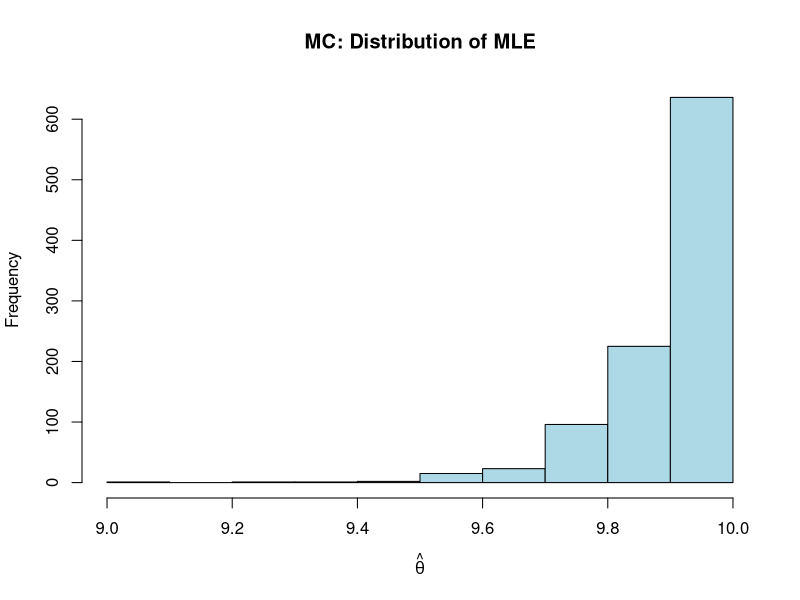
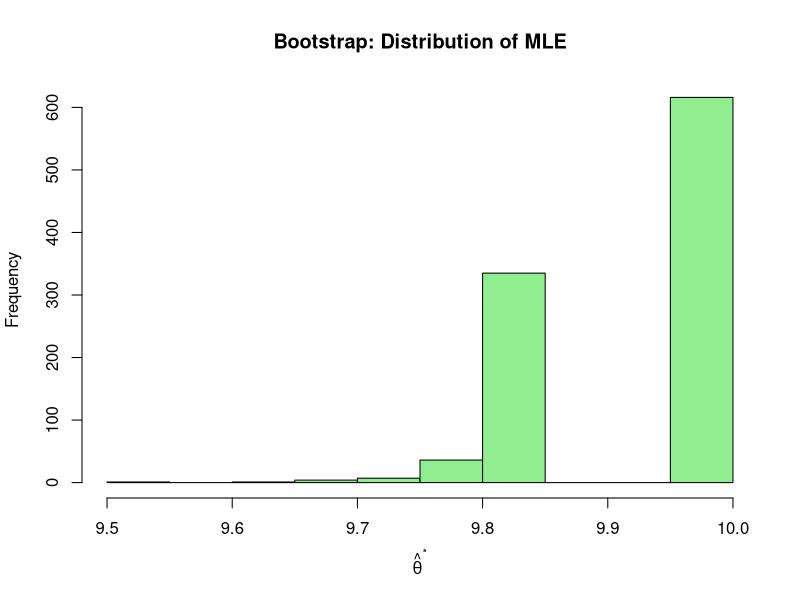
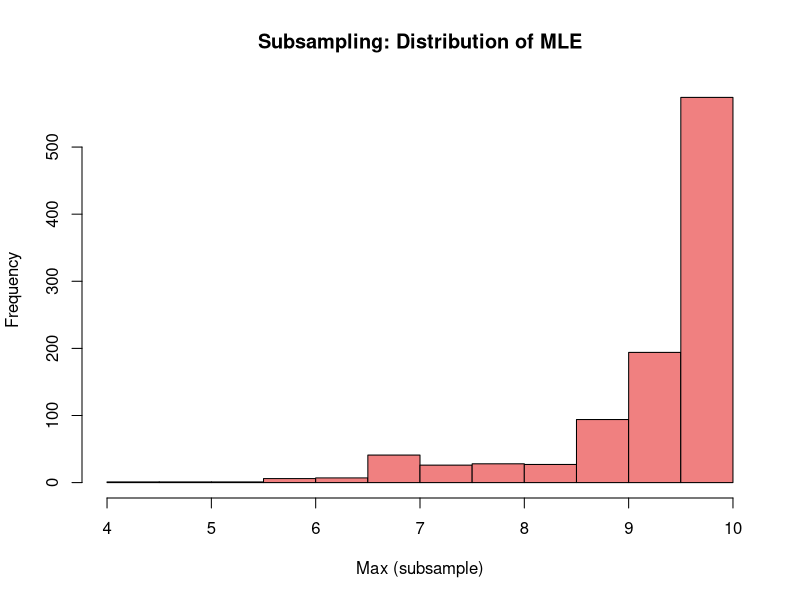
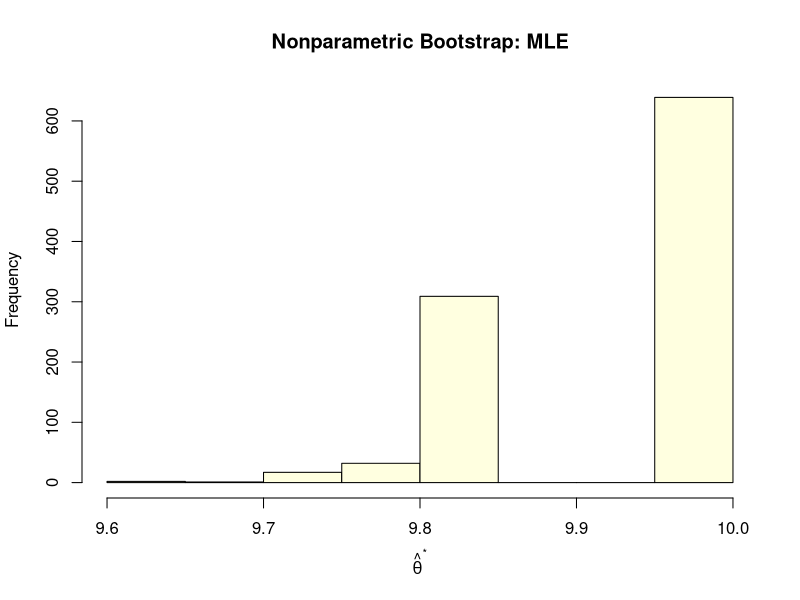
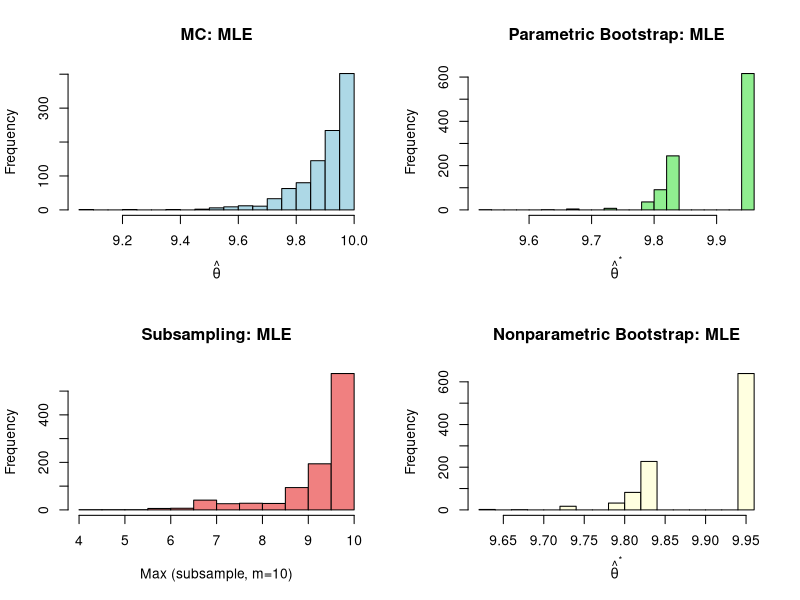
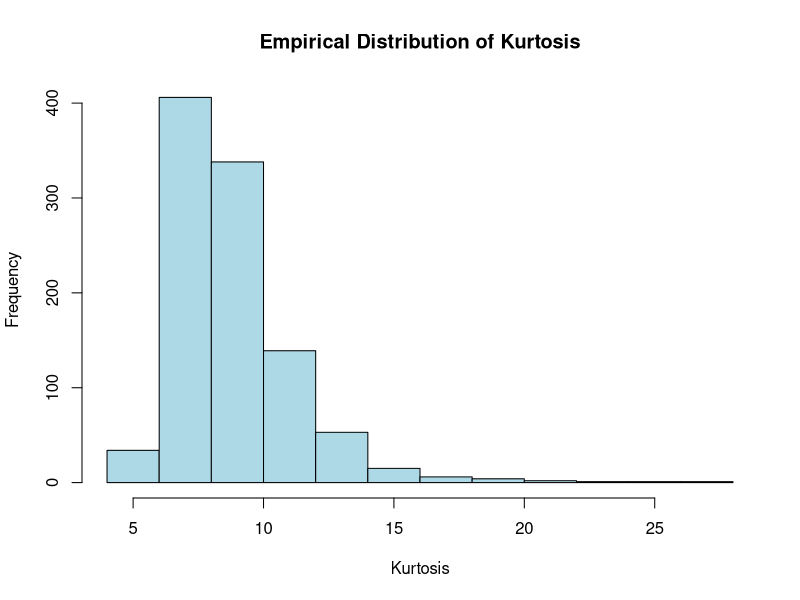
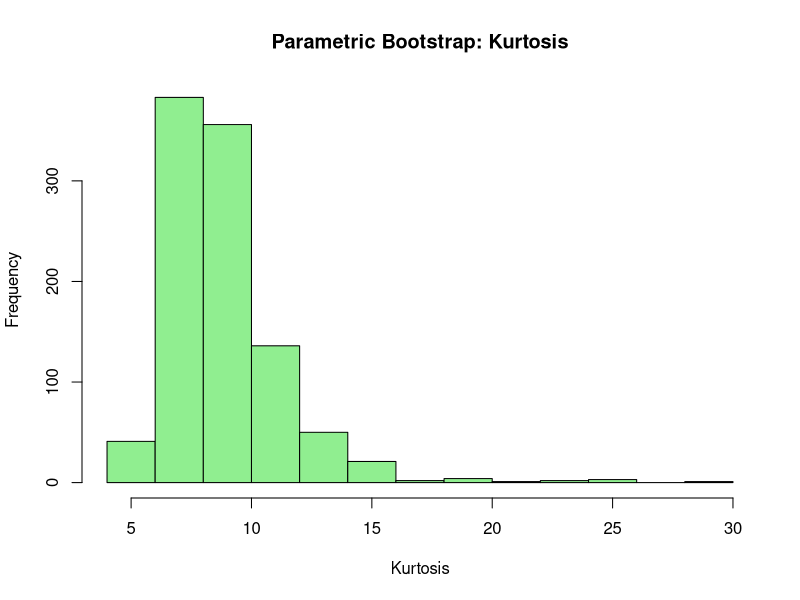
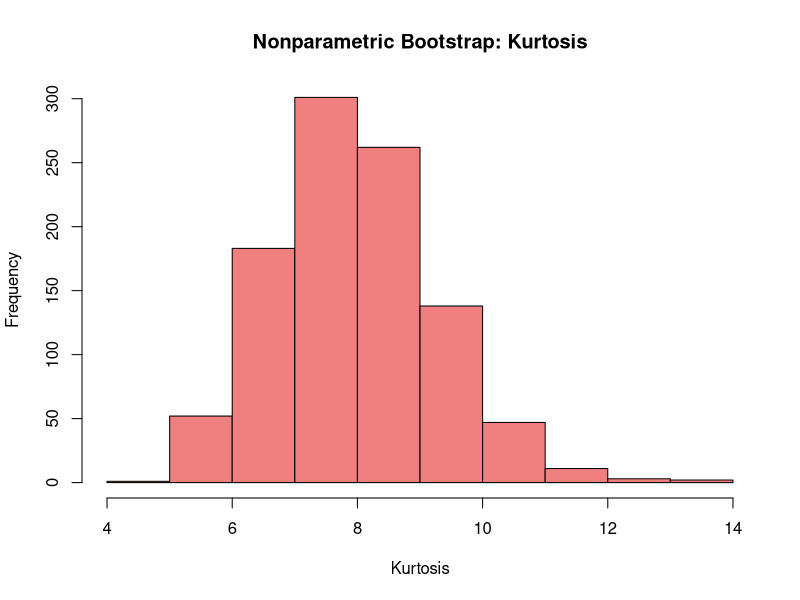

Here is the R script that generated these plots, in order:
###############################################################################
# MAT5182 Computational Statistics — Assignment 4: Bootstrap
# Yann-Emmanuel Obrou, Winter 2025
#
# Reconstructs the R code from the submitted report
# (reports/assignement-4-bootstrap.docx) after the original .Rmd file
# was lost. RNG seeds and draw order match the report.
#
# Required packages: none (base R only).
###############################################################################

## ----------------------------------------------------------------------------
## Question 1 — Bootstrap confidence intervals for the median of |X|, X ~ N(0,1)
## ----------------------------------------------------------------------------
# The true median of |X| is Phi^{-1}(0.75).

true_theta <- qnorm(0.75)
cat("the true theta is:", true_theta, "\n")
# Report: the true theta is: 0.6744898

set.seed(123)
n <- 1000

# Sample X ~ N(0,1), set Y = |X|
X <- rnorm(n, mean = 0, sd = 1)
Y <- abs(X)

# Crude Monte Carlo estimate: sample median of Y
theta_hat <- median(Y)
cat("Crude MC estimated median of |X|:", theta_hat, "\n")
# Report: Crude MC estimated median of |X|: 0.6486526

# --- Bootstrap confidence intervals ---
B <- 1000
boot_medians <- numeric(B)

# Resample Y with replacement; store the median of each replicate
for (i in 1:B) {
  boot_sample <- sample(Y, n, replace = TRUE)
  boot_medians[i] <- median(boot_sample)
}

# Bootstrap standard error
se_boot <- sd(boot_medians)

# Normal-approximation CI: theta_hat +/- z_{1-alpha/2} * se_boot
alpha <- 0.05
z_alpha <- qnorm(1 - alpha / 2)
IC_normal <- c(theta_hat - z_alpha * se_boot, theta_hat + z_alpha * se_boot)
cat("Normal bootstrap CI:", IC_normal, "\n")
# Report: Normal bootstrap CI: 0.6009459 0.6963594

# Percentile bootstrap CI
IC_percentile <- quantile(boot_medians, probs = c(alpha / 2, 1 - alpha / 2))
cat("Percentile bootstrap CI:", IC_percentile, "\n")
# Report: Percentile bootstrap CI: 0.6030025 0.7024453

# Justification (report): n = 1000 is large (CLT for the median), and the
# normal CI (0.6009, 0.6964) agrees closely with the percentile CI
# (0.6030, 0.7024), so the normal approximation is reasonable here.

## ----------------------------------------------------------------------------
## Question 2 — Estimating the endpoint theta of Uniform(0, theta)
## ----------------------------------------------------------------------------
# The MLE is theta_hat = max(X_1, ..., X_n); it is biased downward.
# (Theoretical arguments were done by hand; code below.)

set.seed(1234)
theta_true <- 10
n <- 100
M <- 1000

# (a) Monte Carlo distribution of the MLE
theta_estimates <- numeric(M)
for (i in 1:M) {
  U <- runif(n, min = 0, max = theta_true)
  theta_estimates[i] <- max(U)
}

theta_MC_mean <- mean(theta_estimates)
bias_MC <- theta_MC_mean - theta_true
cat("Monte Carlo (Part a) estimate of theta: =", theta_MC_mean,
    "and Bias =", bias_MC, "\n")
# Report: estimate = 9.901523, Bias = -0.09847736

hist(theta_estimates, col = "lightblue",
     main = "MC: Distribution of MLE", xlab = expression(hat(theta)))

# One reference sample for the bootstrap/subsampling parts
set.seed(5678)
U_sample <- runif(n, min = 0, max = theta_true)
theta_hat <- max(U_sample)

# (b) "Parametric" bootstrap (B = 1000)
# NOTE (faithful to the report): the code below actually resamples the
# original sample with replacement instead of drawing from the fitted
# Uniform(0, theta_hat) model.
B <- 1000
boot_thetas <- numeric(B)
for (i in 1:B) {
  boot_sample <- sample(U_sample, n, replace = TRUE)
  boot_thetas[i] <- max(boot_sample)
}
parametric_estimate <- mean(boot_thetas)
cat("Parametric Bootstrap (Part b) estimate of theta:", parametric_estimate, "\n")
# Report: Parametric Bootstrap (Part b) estimate of theta: 9.900374

hist(boot_thetas, col = "lightgreen",
     main = "Bootstrap: Distribution of MLE", xlab = expression(hat(theta)^"*"))

# (c) Subsampling with m = floor(sqrt(n)) = 10 (B = 1000)
m <- floor(sqrt(n))
B <- 1000
subsample_thetas <- numeric(B)
for (i in 1:B) {
  subsample <- sample(U_sample, m, replace = FALSE)
  subsample_thetas[i] <- max(subsample)
}
subsampling_estimate <- mean(subsample_thetas)
cat("Subsampling (Part c) estimate of theta:", subsampling_estimate, "\n")
# Report: Subsampling (Part c) estimate of theta: 9.204225

hist(subsample_thetas, col = "lightcoral",
     main = "Subsampling: Distribution of MLE", xlab = "Max (subsample)")

# (d) Nonparametric bootstrap (B = 1000)
B <- 1000
boot_thetas_np <- numeric(B)
for (i in 1:B) {
  boot_sample_np <- sample(U_sample, n, replace = TRUE)
  boot_thetas_np[i] <- max(boot_sample_np)
}
nonparametric_estimate <- mean(boot_thetas_np)
cat("Nonparametric Bootstrap (Part d) estimate of theta:",
    nonparametric_estimate, "\n")
# Report: Nonparametric Bootstrap (Part d) estimate of theta: 9.902998

hist(boot_thetas_np, col = "lightyellow",
     main = "Nonparametric Bootstrap: MLE", xlab = expression(hat(theta)^"*"))

# (e) Compare the four histograms
par(mfrow = c(2, 2))
hist(theta_estimates, col = "lightblue", main = "MC: MLE",
     xlab = expression(hat(theta)), breaks = 20)
hist(boot_thetas, col = "lightgreen", main = "Parametric Bootstrap: MLE",
     xlab = expression(hat(theta)^"*"), breaks = 20)
hist(subsample_thetas, col = "lightcoral", main = "Subsampling: MLE",
     xlab = "Max (subsample, m=10)", breaks = 20)
hist(boot_thetas_np, col = "lightyellow", main = "Nonparametric Bootstrap: MLE",
     xlab = expression(hat(theta)^"*"), breaks = 20)
par(mfrow = c(1, 1))

# Conclusion (report): MC (9.9015), "parametric" (9.9004) and nonparametric
# (9.9030) bootstrap agree; subsampling with m = 10 is much lower (9.2042)
# because smaller subsamples produce smaller maxima.

## ----------------------------------------------------------------------------
## Question 3 — Bootstrap for kurtosis of Exp(1): parametric works,
##              nonparametric struggles
## ----------------------------------------------------------------------------
# Empirical kurtosis: theta_hat = m4 / m2^2, with m2, m4 the 2nd and 4th
# central sample moments.

set.seed(4321)
n <- 1000
B <- 1000

calc_kurtosis <- function(x) {
  xbar <- mean(x)
  m2 <- mean((x - xbar)^2)
  m4 <- mean((x - xbar)^4)
  return(m4 / m2^2)
}

# (a) Empirical distribution: B samples from Exp(1), kurtosis of each
kurtosis_empirical <- numeric(B)
for (i in 1:B) {
  sample_exp <- rexp(n, rate = 1)
  kurtosis_empirical[i] <- calc_kurtosis(sample_exp)
}

cat("Empirical(part a) mean kurtosis:", mean(kurtosis_empirical), "\n")
# Report: Empirical(part a) mean kurtosis: 8.772293

hist(kurtosis_empirical, col = "lightblue",
     main = "Empirical Distribution of Kurtosis", xlab = "Kurtosis")

# (b) Parametric bootstrap: one sample from Exp(1), estimate the rate,
# then B samples from Exp(lambda_hat)
set.seed(9876)
X <- rexp(n, rate = 1)
lambda_hat <- 1 / mean(X)

kurtosis_param_boot <- numeric(B)
for (i in 1:B) {
  X_star <- rexp(n, rate = lambda_hat)
  kurtosis_param_boot[i] <- calc_kurtosis(X_star)
}

cat("Parametric Bootstrap (Part b) mean kurtosis:",
    mean(kurtosis_param_boot), "\n")
# Report: Parametric Bootstrap (Part b) mean kurtosis: 8.804002

hist(kurtosis_param_boot, col = "lightgreen",
     main = "Parametric Bootstrap: Kurtosis", xlab = "Kurtosis")

# (c) Nonparametric bootstrap: resample the original sample X
kurtosis_nonparam_boot <- numeric(B)
for (i in 1:B) {
  X_star_np <- sample(X, n, replace = TRUE)
  kurtosis_nonparam_boot[i] <- calc_kurtosis(X_star_np)
}

cat("Nonparametric Bootstrap (Part c) mean kurtosis:",
    mean(kurtosis_nonparam_boot), "\n")
# Report: Nonparametric Bootstrap (Part c) mean kurtosis: 7.968489

hist(kurtosis_nonparam_boot, col = "lightcoral",
     main = "Nonparametric Bootstrap: Kurtosis", xlab = "Kurtosis")

# (d) The three histograms side by side
par(mfrow = c(1, 3))
hist(kurtosis_empirical, col = "lightblue",
     main = "Empirical Kurtosis", xlab = "Kurtosis")
hist(kurtosis_param_boot, col = "lightgreen",
     main = "Parametric Bootstrap", xlab = "Kurtosis")
hist(kurtosis_nonparam_boot, col = "lightcoral",
     main = "Nonparametric Bootstrap", xlab = "Kurtosis")
par(mfrow = c(1, 1))

# Conclusion (report): the parametric bootstrap reproduces the tail
# behaviour of the exponential and matches the empirical distribution
# (means ~8.77 vs ~8.80), while the nonparametric bootstrap is noisier
# (mean ~7.97, wider spread) because kurtosis is sensitive to extremes
# that the finite observed sample may under-represent.
